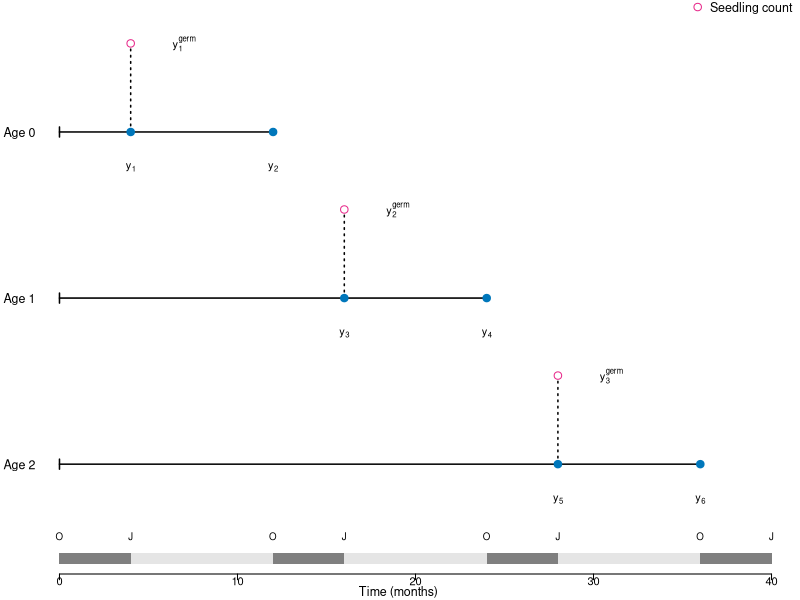
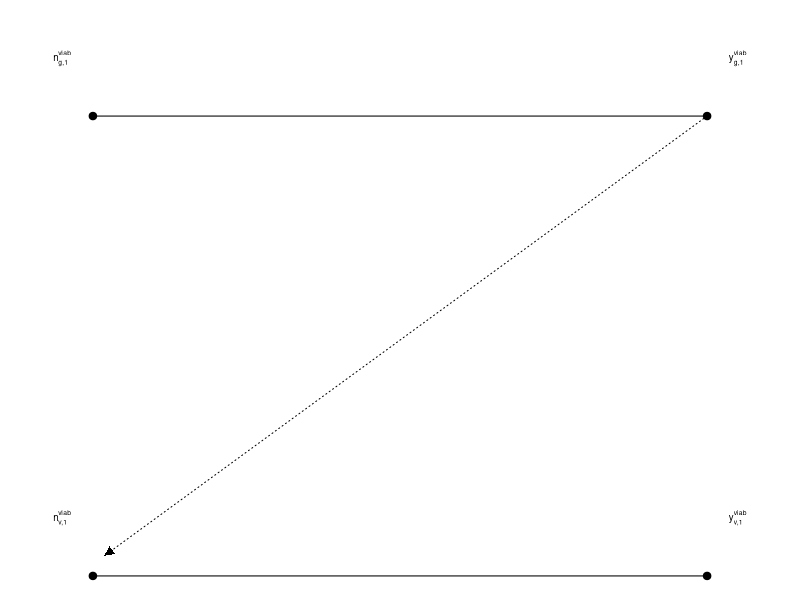
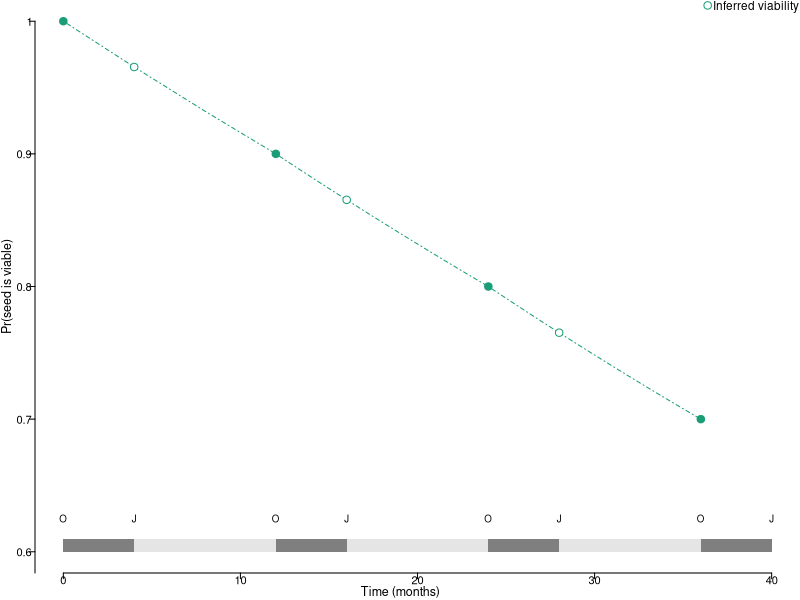
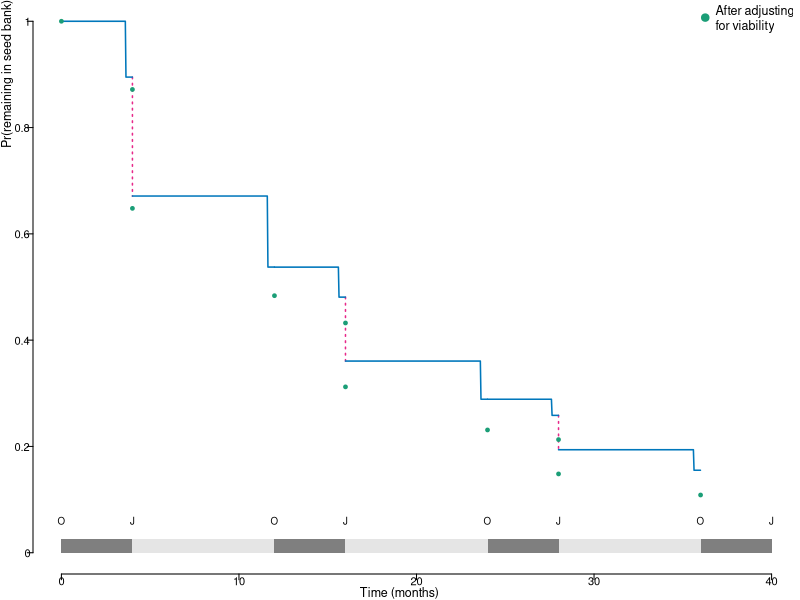

Here is the R script that generated these plots, in order:
####
####
# Code for conceptual figure describing seed bank data
# Produces graphs in Figure 2B focused on belowground parts of demography
####
####

# set font sizes
pt12 = 1
pt10 = 10/12
pt9 = 9/12
pt8 = 8/12
pt7 = 7/12
pt6 = 6/12

# scale figure dimensions
scale = .9

# - Panel for seed bag trials ----

adj.y = 5
adj.y2 = 10

# two one panel plots
tiff("products/figures/seed-bag-trials.tif",
     units='px',height = 800*2*scale, width = 800*3*scale,res=800,compression='lzw',
     family = "ArialMT")

par(mfrow=c(1,1),mar=c(0,.25,0,0),
    oma=c(1.3,1.3,0,0), mgp=c(3,.1,0))

# times at which bags were collected
t.sample = c(0,4,4,12,16,16,24,28,28,36)/36

# plotting frame
plot(NA,
     xlim=c(0,40),ylim=c(6,40-adj.y*2),
     type='n',frame=FALSE,
     axes=FALSE)

# x axis (time)
axis(1, c(0,10,20,30,40), 
     cex.axis = pt6, 
     las = 1,  tck=-0.01, padj = -.75,
     col = 'black', col.ticks = 1, 
     cex.axis = pt8)

# y axis (experimental round)
axis(2, c(35-adj.y*2,22.5-adj.y,10), tck=-0.01, 
     labels = c("Age 0","Age 1","Age 2"), 
     # col = "black", col.ticks = c(1,1,1,1,1,1,0), 
     col = NA,
     las =2 , hadj = .8,
     cex.axis=pt9)

# full time of each set of seed bags in the round
arrows(0, 35-adj.y*2, 12, 35-adj.y*2, length=0.05, angle=90, code=1,lwd=1.5)
arrows(0, 22.5-adj.y, 24, 22.5-adj.y, length=0.05, angle=90, code=1,lwd=1.5)
arrows(0, 10, 36, 10, length=0.05, angle=90, code=1,lwd=1.5)

# add observations of seedlings
segments(x0=c(4,16,28),
         y0=c(35-adj.y*2,22.5-adj.y,10),
         y1=c(39-adj.y*2,26.5-adj.y,14),
         lwd=1.5,lty='dotted')

# add points for observations at each time
points(x=c(4,4,12,16,16,24,28,28,36),
       y=c(c(35,39,35)-adj.y*2,c(22.5,26.5,22.5)-adj.y,10,14,10),
       pch=c(19,21,19,19,21,19,19,21,19),cex=1,
       bg=c("#0077bb","white","#0077bb","#0077bb","white","#0077bb","#0077bb","white","#0077bb"),
       col=c("#0077bb","#e7298a","#0077bb","#0077bb","#e7298a","#0077bb","#0077bb","#e7298a","#0077bb"))

# observations of age 0 seeds
text(x=4,34-adj.y*2-.6,expression(paste(y)[1]),cex=pt8)
text(x=12,34-adj.y*2-.6,expression(paste(y)[2]),cex=pt8)
text(x=7,39-adj.y*2,expression(paste(y["1"]^"germ")),cex=pt8)

# observations of age 1 seeds
text(x=(16),21.5-adj.y-.6,expression(paste(y)[3]),cex=pt8)
text(x=(24),21.5-adj.y-.6,expression(paste(y)[4]),cex=pt8)
text(x=19,26.5-adj.y,expression(paste(y["2"]^"germ")),cex=pt8)

# observations of age 2 seeds
text(x=(28),9-.6,expression(paste(y)[5]),cex=pt8)
text(x=(36),9-.6,expression(paste(y)[6]),cex=pt8)
text(x=31,14,expression(paste(y["3"]^"germ")),cex=pt8)

# legend
legend("topright",
       pch = c(19,21),
       col = c('#0077bb','#e7298a'),#,'black','black'),
       lty = c(FALSE,FALSE,1,3),
       legend = c("Intact seed count", "Seedling count"),#,"Survival",'Germination'),
       cex=pt9, pt.cex = 1,
       box.lty=0,
       x.intersp=0.1,
       bg=NA,
       inset = c(-.01,-.04))

# time (months)
rect(c(0,4,12,16,24,28,36),5.5,c(4,12,16,24,28,36,40),6,
     col=c('gray50','gray90'),border=0,lwd=0)
# add time of year
text(c(0,4,12,16,24,28,36,40),6.75,
     c("O","J"),cex=pt7)
mtext("Time (months)",side=1,line=.3,cex=pt9,adj=.475)

dev.off()



# - Panel for lab germination and viability trials ----

tiff("products/figures/lab-trials.tif",
     units='px',height = 800*1.5*scale, width = 800*2*scale,res=800,compression='lzw',
     family = "ArialMT")

par(mfrow=c(1,1),mar=c(0,0,0,0),
    oma=c(0,0,0,0)+.1, mgp=c(3,.1,0))

# plotting frame
plot(NA,
     xlim=c(9,21),ylim=c(.4,.64),
     type='n',frame=FALSE,
     axes=FALSE)

# germination trails
segments(x0=c(10),
         x1=c(20),
         y0=c(.6))
points(x=c(10,20),y=c(.6,.6),pch=19)

# viability trials
segments(x0=c(10),
         x1=c(20),
         y0=c(.4))
points(x=c(10,20),y=c(.4,.4),pch=19)

# connect germination and viability trials
segments(x0=20,x1=10.25,y0=.6,y1=.41,lty='dotted')
shape::Arrows(x0=20,x1=10.25,y0=.6,y1=.41, arr.type="triangle", 
              arr.width=.2,arr.length=.2,lty=0)

# label observations
text(x=9.5,.625,expression(paste(n)["g,1"]^"viab"),cex=pt7)
text(x=20.5,.625,expression(paste(y)["g,1"]^"viab"),cex=pt7)

text(x=9.5,.425,expression(paste(n)["v,1"]^"viab"),cex=pt7)
text(x=20.5,.425,expression(paste(y)["v,1"]^"viab"),cex=pt7)

dev.off()


# - Functions ----
## Exponential survival function

f.exp = function(t,lam=lambda){
  return(exp(-(t/beta)^alpha))
}

## Discrete survival function

f.discrete = function(t,t_min,t_max){
  t_step = t_max-.01
  if(t<t_step){
    val = exp(-(t_min))
  } else {
    val = exp(-(t_max))
  }
  return(val)
}

# - Simulated data ----
# this is sort of messy
# it started out that I simulated data from a seed bank with constant survivorship
# so used an exponential survival function
# then I moved to plot the survival in discrete terms, so wrote a function to translate the
# continuous to exponential
# I'm leaving it like this because the continuous can be converted to the discrete
# and this is a conceptual illustration but if I were starting over I would 
# start with a discrete simulation

# number of seeds starting the trials
n = 100
# scale parameter
lambda = 1
# translate scale parameter to terms for Weibull
beta=1/lambda
# shape parameter
alpha=1

# conditional probability of germination (all *intact* seeds have x% germination probability)
g = c(.25,.25,.25)

# viability at the end of the year for age 0, 1, and 2 seeds
v = c(.9,.8,.7)

# - Calculate age-specific probabilities and survivorship schedule ----

## sample times
t.sample = t = c(0,4,4,12,16,16,24,28,28,36)/36

# Calculate age-specific survival probability
Oct_0 = 1

Janpre_1 = f.exp(t=t.sample[2])
Jangerm_1 = g[1]
Janpost_1 = (1-g[1])
Oct_1 = f.exp(t=t.sample[4])/f.exp(t=t.sample[3])

Janpre_2 = f.exp(t=t.sample[5])/f.exp(t=t.sample[4])
Jangerm_2 = g[2]
Janpost_2 = (1-g[2])
Oct_2 = f.exp(t=t.sample[7])/f.exp(t=t.sample[6])

Janpre_3 = f.exp(t=t.sample[8])/f.exp(t=t.sample[7])
Jangerm_3 = g[3]
Janpost_3 = (1-g[3])
Oct_3 = f.exp(t=t.sample[10])/f.exp(t=t.sample[9])

# Calculate survivorship schedule
l.x=c()
l.x[1]=1
l.x[2]=Janpre_1
l.x[3]=Janpost_1*Janpre_1
l.x[4]=Oct_1*Janpost_1*Janpre_1
l.x[5]=Janpre_2*Oct_1*Janpost_1*Janpre_1
l.x[6]=Janpost_2*Janpre_2*Oct_1*Janpost_1*Janpre_1
l.x[7]=Oct_2*Janpost_2*Janpre_2*Oct_1*Janpost_1*Janpre_1
l.x[8]=Janpre_3*Oct_2*Janpost_2*Janpre_2*Oct_1*Janpost_1*Janpre_1
l.x[9]=Janpost_3*Janpre_3*Oct_2*Janpost_2*Janpre_2*Oct_1*Janpost_1*Janpre_1
l.x[10]=Oct_3*Janpost_3*Janpre_3*Oct_2*Janpost_2*Janpre_2*Oct_1*Janpost_1*Janpre_1
l.x[11]=NA

# conditional probability of germination

g.v=c()
g.v[1] = g[1]/(1-(1-v[1]^(1/3))*(1-g[1]))
g.v[2] = g[2]/(1-(1-(v[1]*(v[2]/v[1])^(1/3)))*(1-g[2]))
g.v[3] = g[3]/(1-(1-(v[2]*(v[3]/v[2])^(1/3)))*(1-g[3]))

# Calculate age-specific survival probability
Oct_0.v = 1

Janpre_1.v = f.exp(t=t.sample[2])*(g[1]+(1-g[1])*v[1]^(1/3))
Jangerm_1.v = g.v[1]
Janpost_1.v = (1-g.v[1])
Oct_1.v = (f.exp(t=t.sample[4])*v[1])/(f.exp(t=t.sample[3])*(v[1])^(1/3))

Janpre_2.v =( f.exp(t=t.sample[5])*(g[2]+(1-g[2])*v[1]*(v[2]/v[1])^(1/3)))/(f.exp(t=t.sample[4])*v[1])
Jangerm_2.v = g.v[2]
Janpost_2.v = (1-g.v[2])
Oct_2.v = (f.exp(t=t.sample[7])*v[2])/(f.exp(t=t.sample[6])*v[1]*(v[2]/v[1])^(1/3))

Janpre_3.v = (f.exp(t=t.sample[8])*(g[3]+(1-g[3])*v[2]*(v[3]/v[2])^(1/3)))/(f.exp(t=t.sample[7])*v[2])
Jangerm_3.v = g.v[3]
Janpost_3.v = (1-g.v[3])
Oct_3.v = (f.exp(t=t.sample[10])*v[3])/(f.exp(t=t.sample[9])*v[2]*(v[3]/v[2])^(1/3))

# Calculate survivorship schedule
l.x.viability=c()
l.x.viability[1]=1
l.x.viability[2]=Janpre_1.v
l.x.viability[3]=Janpost_1.v*Janpre_1.v
l.x.viability[4]=Oct_1.v*Janpost_1.v*Janpre_1.v
l.x.viability[5]=Janpre_2.v*Oct_1.v*Janpost_1.v*Janpre_1.v
l.x.viability[6]=Janpost_2.v*Janpre_2.v*Oct_1.v*Janpost_1.v*Janpre_1.v
l.x.viability[7]=Oct_2.v*Janpost_2.v*Janpre_2.v*Oct_1.v*Janpost_1.v*Janpre_1.v
l.x.viability[8]=Janpre_3.v*Oct_2.v*Janpost_2.v*Janpre_2.v*Oct_1.v*Janpost_1.v*Janpre_1.v
l.x.viability[9]=Janpost_3.v*Janpre_3.v*Oct_2.v*Janpost_2.v*Janpre_2.v*Oct_1.v*Janpost_1.v*Janpre_1.v
l.x.viability[10]=Oct_3.v*Janpost_3.v*Janpre_3.v*Oct_2.v*Janpost_2.v*Janpre_2.v*Oct_1.v*Janpost_1.v*Janpre_1.v
l.x.viability[11]=NA


# - Panel for lab trial data ----
# figure shows viability estimated in the lab in October
# and viability inferred to the intervening times, with January marked in open circle

tiff("products/figures/viability-data.tif",
     units='px',height = 800*2*scale, width = 800*2*scale,res=800,compression='lzw',
     family = "ArialMT")

par(mfrow=c(1,1),mar=c(0,.25,0,0),
    oma=c(1.35,1.5,0,0), mgp=c(3,.1,0))
t.sample = c(0,4,4,12,16,16,24,28,28,36)/36

## Panel B
## Viability and inferred viability
plot(NA,
     xlim=c(0,40),ylim=c(.6,1),
     type='n',frame=FALSE,
     axes=FALSE)

axis(1, c(0,10,20,30,40), 
     cex.axis = pt6,
     las = 1,  tck=-0.01, padj = -.75,
     col = 'black', col.ticks = 1, 
     cex.axis = pt8)

axis(2, seq(.5,1,by=.1),
     labels = seq(.5,1,by=.1),
     tck=-0.01, las=1, hadj=1.1,
     col = 'black', col.ticks = 1, 
     cex.axis = pt8)
mtext('Pr(seed is viable)',side=2,line=1,adj=.5,col='black',cex=pt9)
mtext("Time (months)",side=1,line=.35,cex=pt9,adj=.475)

x0=seq(0,1,by=1/3)
lines(x=x0*12,v[1]^(x0),
      lty='dotdash',col='#1b9e77')

x1=seq(1,2,by=.01)
lines(x=x1*12,v[1]*(v[2]/v[1])^(x1-1),
      lty='dotdash',col='#1b9e77')

x2=seq(2,3,by=.01)
lines(x=x2*12,v[2]*(v[3]/v[2])^(x2-2),
      lty='dotdash',col='#1b9e77')

points(c(0,12,24,36),
       c(1,v),
       pch=19,
       col='#1b9e77')
points(c(4,16,28), 
       c(v[1]^(1/3), v[1]*(v[2]/v[1])^(1/3), v[2]*(v[3]/v[2])^(1/3)),
       pch=21,bg='white',
       col='#1b9e77')

legend("topright", inset = c(-.02,-.04),
       pch = c(19,21),
       col = c('#1b9e77','#1b9e77'),
       bg = c(NA,'white'),
       legend = c("Estimated viability", "Inferred viability"),
       cex=8.5/12, pt.cex = 1,
       box.lty=0,
       x.intersp = 0.5)

rect(c(0,4,12,16,24,28,36),.6,c(4,12,16,24,28,36,40),.61,
     col=c('gray50','gray90'),lwd=0,border=0)
text(c(0,4,12,16,24,28,36,40),.625,
     c("O","J"),cex=pt7)

dev.off()

# - Panel for combined data ----

#1b9e77 purple
#e7298a green
tiff("products/figures/survival.tif",
     units='px',height = 800*2*scale, width = 800*3*scale,res=800,compression='lzw',
     family = "ArialMT")

par(mfrow=c(1,1),mar=c(0,.25,0,0),
    oma=c(1.3,1.4,0,0), mgp=c(3,.1,0))

t.sample = c(0,4,4,12,16,16,24,28,28,36)/36

# plot survival function
plot(NA,
     xlim=c(0,40),ylim=c(0,1),
     type='n',frame=FALSE,
     axes=FALSE)

# x axis
axis(1, c(0,10,20,30,40), 
     cex.axis = pt6,
     las = 1,  tck=-0.01, padj = -.75,
     col = 'black', col.ticks = 1, 
     cex.axis = pt8)

# y axis
axis(2, c(0,.2,.4,.6,.8,1),
     labels = c(0,.2,.4,.6,.8,1),
     tck=-0.01, las=1, hadj=1.1,
     col = 'black', col.ticks = 1, 
     cex.axis = pt8)

mtext('Pr(remaining in seed bank)',
      side=2,line=.9,adj=1,col='black',cex=pt9)

l.x.s=l.x[c(3,6,9)]+l.x[c(2,5,8)]*c(Jangerm_1,Jangerm_2,Jangerm_3)

# plot survivorship points on to curve
segments(x0=c(4,16,28),
         y0=c(l.x.s),y1=c(l.x[c(3,6,9)]),
         lty=c('dotted'), col = '#e7298a',lwd=1.5)

## PERSISTENCE CURVE
t1 = seq(0/36,4/36,by=.001)
vals=unlist(lapply(t1,f.discrete,t_min=min(t1),t_max=max(t1)))
lines(t1*36, vals, col = '#0077bb',lwd=1.5)

t2 = seq(4/36,12/36,by=.001)
vals=unlist(lapply(t2,f.discrete,t_min=min(t2),t_max=max(t2)))
lines(t2*36, (1-g[1])*vals, col = '#0077bb',lwd=1.5)

t3 = seq(12/36,16/36,by=.001)
vals=unlist(lapply(t3,f.discrete,t_min=min(t3),t_max=max(t3)))
lines(t3*36, (1-g[1])*vals, col = '#0077bb',lwd=1.5)

t4 = seq(16/36,24/36,by=.001)
vals=unlist(lapply(t4,f.discrete,t_min=min(t4),t_max=max(t4)))
lines(t4*36, (1-g[1])*(1-g[2])*vals, col = '#0077bb',lwd=1.5)

t5 = seq(24/36,28/36,by=.001)
vals=unlist(lapply(t5,f.discrete,t_min=min(t5),t_max=max(t5)))
lines(t5*36, (1-g[1])*(1-g[2])*vals, col = '#0077bb',lwd=1.5)

t6 = seq(28/36,36/36,by=.001)
vals=unlist(lapply(t6,f.discrete,t_min=min(t6),t_max=max(t6)))
lines(t6*36, (1-g[1])*(1-g[2])*(1-g[3])*vals, col = '#0077bb',lwd=1.5)

## VIABILITY CURVE
l.x.s=l.x.viability[c(2,5,8)]

points(t.sample[1:10]*36,l.x.viability[1:10],col='#1b9e77',pch=19,cex=.5)

legend("topright",
       col = c('#0077bb',"#e7298a",'#1b9e77'),
       lty = c(1,3,NA),
       pch = c(NA,NA,19),
       legend = c("Persistence",
                  "Emergence",
                  "After adjusting\nfor viability"),
       cex=pt9, pt.cex = 1,
       box.lty=0,inset=c(0,-.1),
       x.intersp = .25, seg.len = 1.3)

mtext("Time (months)",side=1,line=.35,cex=pt9,adj=.475)

rect(c(0,4,12,16,24,28,36),0,c(4,12,16,24,28,36,40),.025,
     col=c('gray50','gray90'),lwd=0,border=0)
text(c(0,4,12,16,24,28,36,40),.06,
     c("O","J"),cex=pt7)

dev.off()
